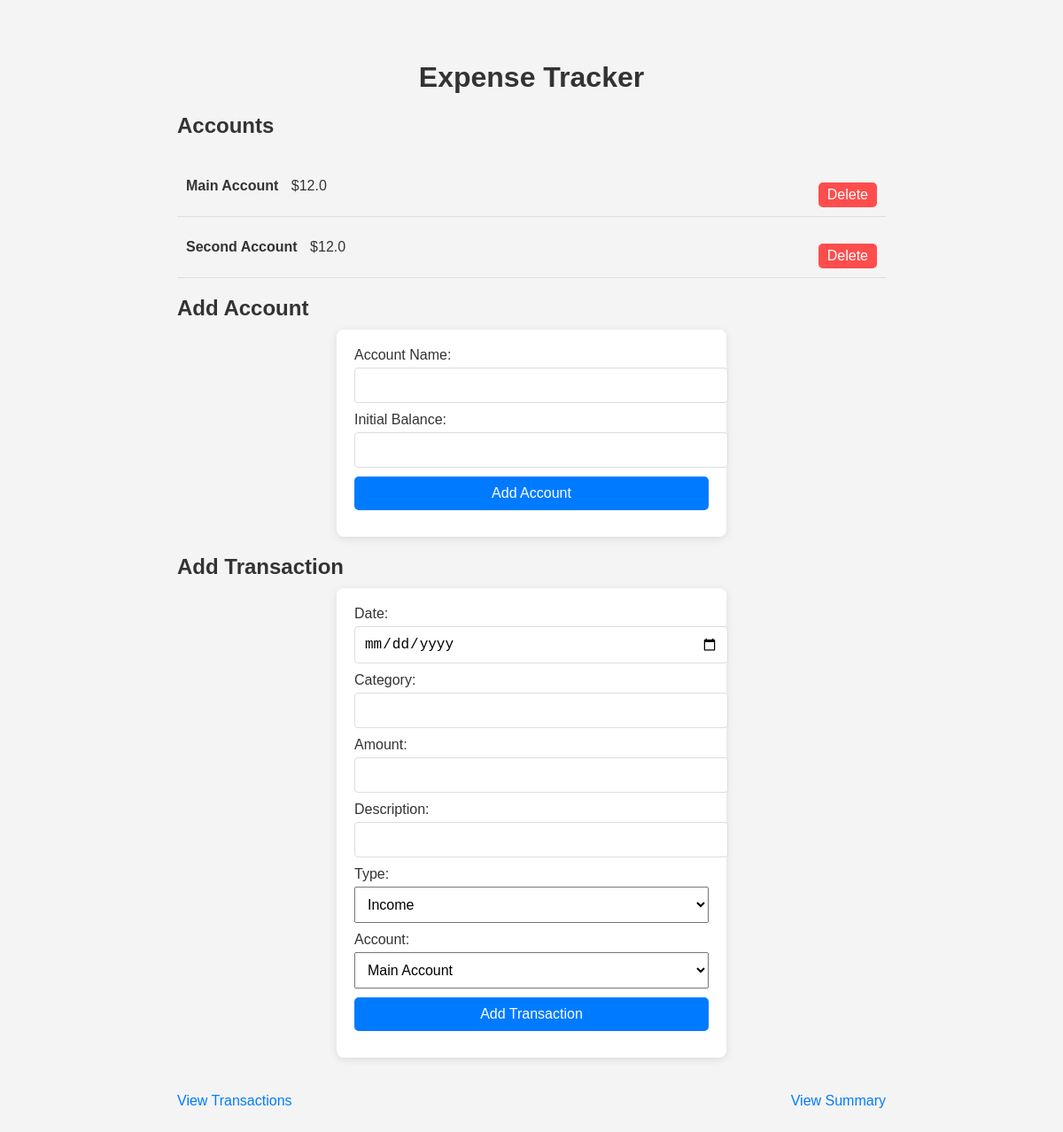
Before: / with the older database file.
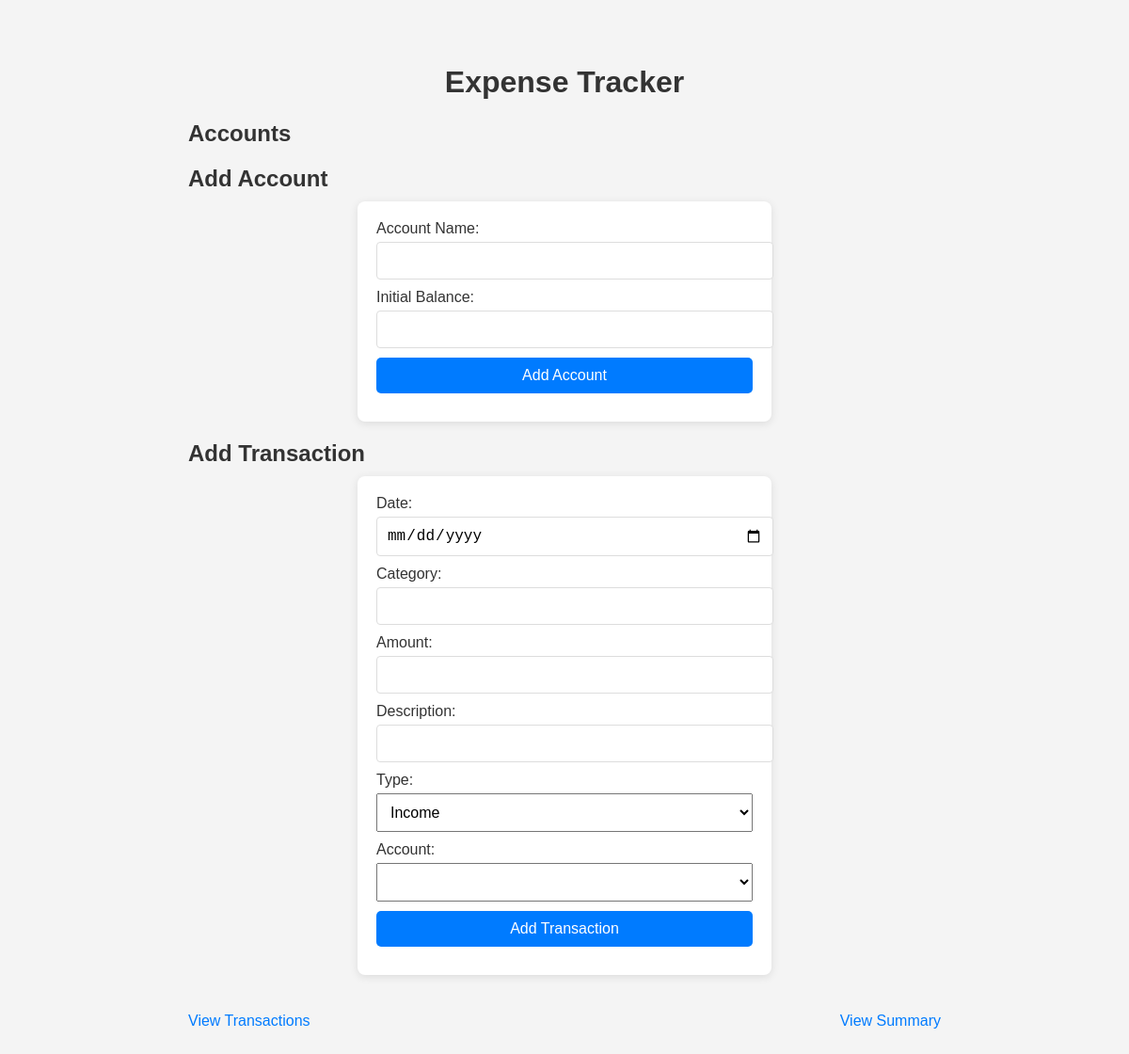
After: the same page with the newer database file.
### tables this page shows
CREATE TABLE accounts (
                            id INTEGER PRIMARY KEY,
                            name TEXT NOT NULL,
                            balance REAL NOT NULL DEFAULT 0.0
                          );

### app.py (the view)
@app.route('/')
def index():
    with sqlite3.connect('expense-tracker/db/finances.db') as conn:
        cursor = conn.cursor()
        cursor.execute("SELECT * FROM accounts")
        accounts = cursor.fetchall()
    return render_template('index.html', accounts=accounts)

### templates/index.html (shortened to what this page needs)
<!DOCTYPE html>
<html lang="en">
<head>
    <link rel="stylesheet" href="{{ url_for('static', filename='css/styles.css') }}">
</head>
<body>
    <div class="container">
        <h1>Expense Tracker</h1>
        <h2>Accounts</h2>
        <ul class="accounts-list">
            {% for account in accounts %}
            <li class="account-item">
                <div>
                    <span class="account-name">{{ account[1] }}</span>
                    <span class="account-balance">${{ account[2] }}</span>
                </div>
                <a href="{{ url_for('delete_account', id=account[0]) }}" class="delete-button" onclick="return confirm('Are you sure you want to delete this account?');">Delete</a>
            </li>
            {% endfor %}
        </ul>
        <div class="form-section">
            <h2>Add Account</h2>
            <form action="{{ url_for('add_account') }}" method="POST">
                <label for="name">Account Name:</label>
                <input type="text" id="name" name="name" required>
                <label for="balance">Initial Balance:</label>
                <input type="number" step="0.01" id="balance" name="balance" required>
                <button type="submit">Add Account</button>
            </form>
        </div>
        <div class="form-section">
            <h2>Add Transaction</h2>
            <form action="{{ url_for('add_transaction') }}" method="POST">
                <label for="date">Date:</label>
                <input type="date" id="date" name="date" required>
                <label for="category">Category:</label>
                <input type="text" id="category" name="category" required>
                <label for="amount">Amount:</label>
                <input type="number" step="0.01" id="amount" name="amount" required>
                <label for="description">Description:</label>
                <input type="text" id="description" name="description">
                <label for="type">Type:</label>
                <select id="type" name="type" required>
                    <option value="income">Income</option>
                </select>
                <label for="account_id">Account:</label>
                <select id="account_id" name="account_id" required>
                    {% for account in accounts %}
                    <option value="{{ account[0] }}">{{ account[1] }}</option>
                    {% endfor %}
                </select>
                <button type="submit">Add Transaction</button>
            </form>
        </div>
        <div class="links">
            <a href="{{ url_for('view_transactions') }}">View Transactions</a>
            <a href="{{ url_for('summary') }}">View Summary</a>
        </div>
    </div>
</body>
</html>

### static/css/styles.css (style rules this page uses)
body { font-family: Arial, sans-serif; background-color: #f4f4f4; color: #333; padding: 20px; }
h1 { text-align: center; }
form { max-width: 400px; margin: 0 auto; padding: 20px; background-color: #fff; border-radius: 8px; box-shadow: 0 2px 10px rgba(0, 0, 0, 0.1); }
label { display: block; margin-bottom: 8px; }
input { width: 100%; padding: 10px; margin-bottom: 15px; border: 1px solid #ddd; border-radius: 4px; }
button { width: 100%; padding: 10px; background-color: #28a745; color: #fff; border: none; border-radius: 4px; cursor: pointer; }
a { display: block; text-align: center; margin-top: 20px; color: #007bff; }

### templates/index.html (style rules this page uses)
.container { max-width: 800px; margin: 0 auto; padding: 20px; }
.form-section { margin-top: 20px; }
.form-section h2 { margin-bottom: 10px; }
.form-section form { display: flex; flex-direction: column; }
.form-section label { margin-bottom: 5px; }
.form-section input, .form-section select, .form-section button { margin-bottom: 10px; padding: 10px; font-size: 16px; }
.form-section button { background-color: #007bff; color: white; border: none; cursor: pointer; border-radius: 5px; }
.links { margin-top: 20px; display: flex; justify-content: space-between; }
.links a { color: #007bff; text-decoration: none; }

Changed rows visible on the page:
removed accounts: name "Main Account", balance "12.0"
removed accounts: name "Second Account", balance "12.0"
Other visible differences:
form field account_id: "Main Account" → (not shown)
